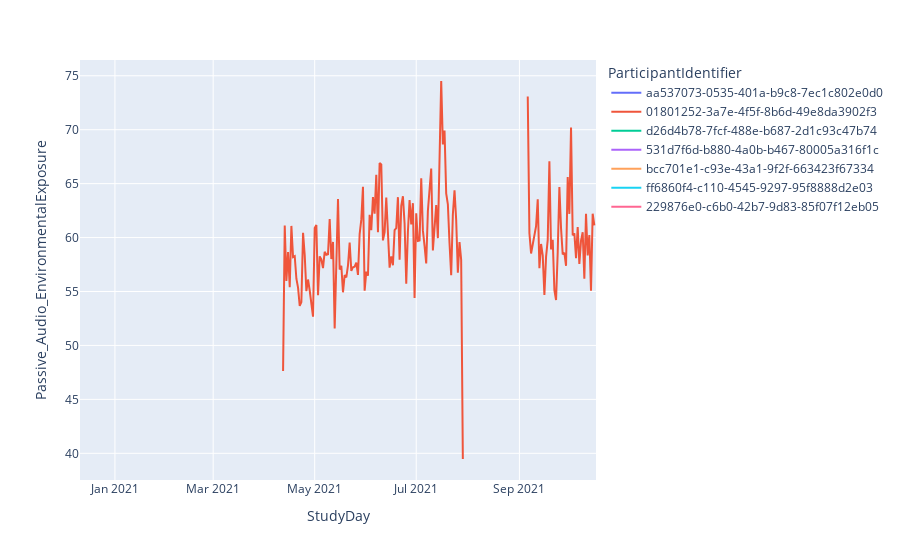

Notebook code for this chart:
### Code cell
fig = px.line(df, x="StudyDay", y="Passive_Audio_EnvironmentalExposure", color='ParticipantIdentifier')
fig.show()

### Figure 1 — Plotly figure (JSON) as saved in the notebook; plotly's stock layout.template omitted (floating-point values rounded to 4 significant figures; data arrays with more than 128 entries replaced by an {"elided": "..."} marker saying what was removed)
{"data": [{"hovertemplate": "ParticipantIdentifier=aa537073-0535-401a-b9c8-7ec1c802e0d0<br>StudyDay=%{x}<br>Passive_Audio_EnvironmentalExposure=%{y}<extra></extra>", "legendgroup": "aa537073-0535-401a-b9c8-7ec1c802e0d0", "line": {"color": "#636efa", "dash": "solid"}, "mode": "lines", "name": "aa537073-0535-401a-b9c8-7ec1c802e0d0", "orientation": "v", "showlegend": true, "type": "scatter", "x": ["2020-12-11", "2020-12-12", "2020-12-13", "2020-12-14", "2020-12-15", "2020-12-16", "2020-12-17", "2020-12-18", "2020-12-19", "2020-12-20", "2020-12-21", "2020-12-22", "2020-12-23", "2020-12-24", "2020-12-25", "2020-12-26", "2020-12-27", "2020-12-28", "2020-12-29", "2020-12-30", "2020-12-31", "2021-01-01", "2021-01-02", "2021-01-03", "2021-01-04", "2021-01-05", "2021-01-06", "2021-01-07", "2021-01-08", "2021-01-09", "2021-01-10", "2021-01-11", "2021-01-12", "2021-01-13", "2021-01-14", "2021-01-15", "2021-01-16", "2021-01-17", "2021-01-18", "2021-01-19", "2021-01-20", "2021-01-21", "2021-01-22", "2021-01-23", "2021-01-24", "2021-01-25", "2021-01-26", "2021-01-27", "2021-01-28", "2021-01-29", "2021-01-30", "2021-01-31", "2021-02-01", "2021-02-02"], "xaxis": "x", "y": [null, null, null, null, null, null, null, null, null, null, null, null, null, null, null, null, null, null, null, null, null, null, null, null, null, null, null, null, null, null, null, null, null, null, null, null, null, null, null, null, null, null, null, null, null, null, null, null, null, null, null, null, null, null], "yaxis": "y"}, {"hovertemplate": "ParticipantIdentifier=01801252-3a7e-4f5f-8b6d-49e8da3902f3<br>StudyDay=%{x}<br>Passive_Audio_EnvironmentalExposure=%{y}<extra></extra>", "legendgroup": "01801252-3a7e-4f5f-8b6d-49e8da3902f3", "line": {"color": "#EF553B", "dash": "solid"}, "mode": "lines", "name": "01801252-3a7e-4f5f-8b6d-49e8da3902f3", "orientation": "v", "showlegend": true, "type": "scatter", "x": {"elided": "265 str values"}, "xaxis": "x", "y": {"elided": "265 float values"}, "yaxis": "y"}, {"hovertemplate": "ParticipantIdentifier=d26d4b78-7fcf-488e-b687-2d1c93c47b74<br>StudyDay=%{x}<br>Passive_Audio_EnvironmentalExposure=%{y}<extra></extra>", "legendgroup": "d26d4b78-7fcf-488e-b687-2d1c93c47b74", "line": {"color": "#00cc96", "dash": "solid"}, "mode": "lines", "name": "d26d4b78-7fcf-488e-b687-2d1c93c47b74", "orientation": "v", "showlegend": true, "type": "scatter", "x": {"elided": "201 str values"}, "xaxis": "x", "y": {"elided": "201 null values"}, "yaxis": "y"}, {"hovertemplate": "ParticipantIdentifier=531d7f6d-b880-4a0b-b467-80005a316f1c<br>StudyDay=%{x}<br>Passive_Audio_EnvironmentalExposure=%{y}<extra></extra>", "legendgroup": "531d7f6d-b880-4a0b-b467-80005a316f1c", "line": {"color": "#ab63fa", "dash": "solid"}, "mode": "lines", "name": "531d7f6d-b880-4a0b-b467-80005a316f1c", "orientation": "v", "showlegend": true, "type": "scatter", "x": {"elided": "142 str values"}, "xaxis": "x", "y": {"elided": "142 null values"}, "yaxis": "y"}, {"hovertemplate": "ParticipantIdentifier=bcc701e1-c93e-43a1-9f2f-663423f67334<br>StudyDay=%{x}<br>Passive_Audio_EnvironmentalExposure=%{y}<extra></extra>", "legendgroup": "bcc701e1-c93e-43a1-9f2f-663423f67334", "line": {"color": "#FFA15A", "dash": "solid"}, "mode": "lines", "name": "bcc701e1-c93e-43a1-9f2f-663423f67334", "orientation": "v", "showlegend": true, "type": "scatter", "x": ["2021-02-26", "2021-02-27", "2021-02-28", "2021-03-03", "2021-03-05", "2021-03-07"], "xaxis": "x", "y": [null, null, null, null, null, null], "yaxis": "y"}, {"hovertemplate": "ParticipantIdentifier=ff6860f4-c110-4545-9297-95f8888d2e03<br>StudyDay=%{x}<br>Passive_Audio_EnvironmentalExposure=%{y}<extra></extra>", "legendgroup": "ff6860f4-c110-4545-9297-95f8888d2e03", "line": {"color": "#19d3f3", "dash": "solid"}, "mode": "lines", "name": "ff6860f4-c110-4545-9297-95f8888d2e03", "orientation": "v", "showlegend": true, "type": "scatter", "x": ["2021-05-26", "2021-05-27", "2021-05-28", "2021-05-29", "2021-05-30", "2021-05-31", "2021-06-01", "2021-06-02", "2021-06-03", "2021-06-04", "2021-06-07", "2021-06-08", "2021-06-09", "2021-06-10", "2021-06-11", "2021-06-12", "2021-06-14", "2021-06-15", "2021-06-16", "2021-06-17", "2021-06-18", "2021-06-19", "2021-06-20", "2021-06-21", "2021-06-22", "2021-06-23", "2021-06-24", "2021-06-25", "2021-06-26", "2021-06-27", "2021-06-28", "2021-06-29", "2021-06-30", "2021-07-01", "2021-07-04", "2021-07-05", "2021-07-06", "2021-07-07", "2021-07-08", "2021-07-09", "2021-07-10", "2021-07-11", "2021-07-12", "2021-07-14", "2021-07-15", "2021-07-16", "2021-07-17", "2021-07-19", "2021-07-22", "2021-07-23", "2021-07-24", "2021-07-26", "2021-07-27", "2021-07-28", "2021-07-30", "2021-08-01", "2021-08-02", "2021-08-03", "2021-08-04", "2021-08-05", "2021-08-06", "2021-08-08", "2021-08-09", "2021-08-10", "2021-08-11", "2021-08-12", "2021-08-13", "2021-08-15", "2021-08-16", "2021-08-17", "2021-08-18", "2021-08-19", "2021-08-20", "2021-08-23", "2021-08-24", "2021-08-25", "2021-08-26", "2021-08-27", "2021-08-29", "2021-08-30", "2021-09-04", "2021-09-07", "2021-09-08", "2021-09-09", "2021-09-12", "2021-09-14", "2021-09-17", "2021-09-19", "2021-09-20", "2021-09-21", "2021-09-22", "2021-09-23", "2021-09-24", "2021-09-26", "2021-09-27", "2021-09-28", "2021-09-29", "2021-09-30", "2021-10-05", "2021-10-08", "2021-10-11", "2021-10-12", "2021-10-13", "2021-10-16", "2021-10-17"], "xaxis": "x", "y": [null, null, null, null, null, null, null, null, null, null, null, null, null, null, null, null, null, null, null, null, null, null, null, null, null, null, null, null, null, null, null, null, null, null, null, null, null, null, null, null, null, null, null, null, null, null, null, null, null, null, null, null, null, null, null, null, null, null, null, null, null, null, null, null, null, null, null, null, null, null, null, null, null, null, null, null, null, null, null, null, null, null, null, null, null, null, null, null, null, null, null, null, null, null, null, null, null, null, null, null, null, null, null, null, null], "yaxis": "y"}, {"hovertemplate": "ParticipantIdentifier=229876e0-c6b0-42b7-9d83-85f07f12eb05<br>StudyDay=%{x}<br>Passive_Audio_EnvironmentalExposure=%{y}<extra></extra>", "legendgroup": "229876e0-c6b0-42b7-9d83-85f07f12eb05", "line": {"color": "#FF6692", "dash": "solid"}, "mode": "lines", "name": "229876e0-c6b0-42b7-9d83-85f07f12eb05", "orientation": "v", "showlegend": true, "type": "scatter", "x": ["2021-05-30", "2021-06-06", "2021-06-08", "2021-06-16", "2021-06-18", "2021-06-19", "2021-06-23", "2021-06-24", "2021-07-05", "2021-07-09", "2021-07-18", "2021-07-22", "2021-07-24", "2021-08-01", "2021-08-03", "2021-08-07", "2021-08-11", "2021-08-27", "2021-09-16", "2021-09-23", "2021-09-24", "2021-10-06"], "xaxis": "x", "y": [null, null, null, null, null, null, null, null, null, null, null, null, null, null, null, null, null, null, null, null, null, null], "yaxis": "y"}], "layout": {"autosize": true, "legend": {"title": {"text": "ParticipantIdentifier"}, "tracegroupgap": 0}, "margin": {"t": 60}, "xaxis": {"anchor": "y", "autorange": true, "domain": [0, 1], "range": ["2020-12-11", "2021-10-17"], "title": {"text": "StudyDay"}, "type": "date"}, "yaxis": {"anchor": "x", "autorange": true, "domain": [0, 1], "range": [37.52, 76.46], "title": {"text": "Passive_Audio_EnvironmentalExposure"}}}}
